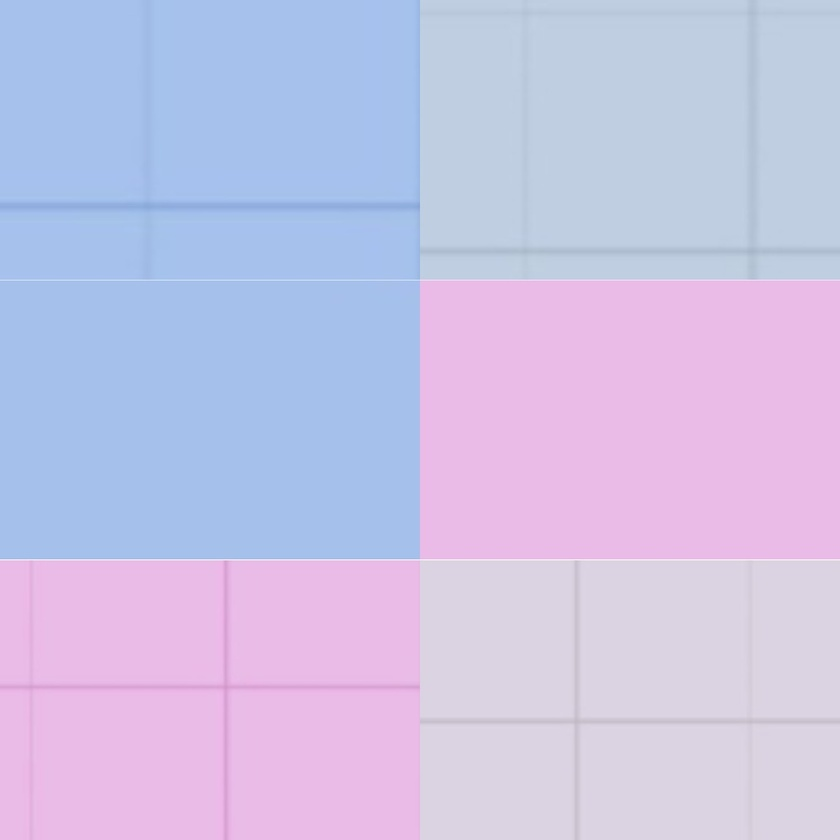
#> input picture background.jpg, 840 x 840 px, shrunk from 1000 x 1000 before the run, found by its file name
$ jupyter execute histogram_mask.ipynb
#> lines starting #> are read from the running program, lines starting #| are printed output that depends on the picture; after the words box and inside, x2 and y2 are one past the last pixel; in counts of white or black regions, pixels touching at a corner belong together; pictures that were not available may be replaced by others from this repository, and a replacement may not be noted
[cell 1]
import pandas as pd
import os
import urllib
import pdb
import cv2
import numpy as np
from matplotlib import pyplot as plt

IMAGE_ROOT = './image'
MASK_ROOT = './mask'
def mkMask(img_root, mask_root):
#> called with img_root = './image', mask_root = './mask'
    garbage = []
    back_image = cv2.imread('./background.jpg')
#> back_image is the input picture: shape (840, 840, 3); mean B, G, R 230.2, 195.5, 201
    hsv = cv2.cvtColor(back_image,cv2.COLOR_BGR2HSV)
#> hsv: shape (840, 840, 3); mean H, S, V 127.2, 51.7, 231.2

    for idx, img_name in enumerate(os.listdir(img_root)):
        path = os.path.join(img_root, img_name)
        path2 = os.path.join(mask_root, img_name)
        img = cv2.imread(path)

        target = cv2.imread(path)
        #hsvt = cv2.cvtColor(target,cv2.COLOR_BGR2HSV)

        try:
            hsvt = cv2.cvtColor(target,cv2.COLOR_BGR2HSV)
        except Exception as e:
            print(img_name)
            garbage.append(img_name)
            #print(garbage)
            continue


        M = cv2.calcHist([hsv],[0, 1], None, [180, 256], [0, 180, 0, 256] )
        I = cv2.calcHist([hsvt],[0, 1], None, [180, 256], [0, 180, 0, 256] )
        R = M/(I+1)
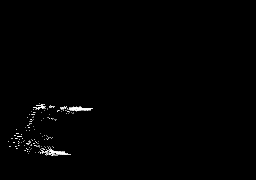
#> R: shape (180, 256) float32; min 0, max 1, mean 0.00786

        h,s,v = cv2.split(hsvt)
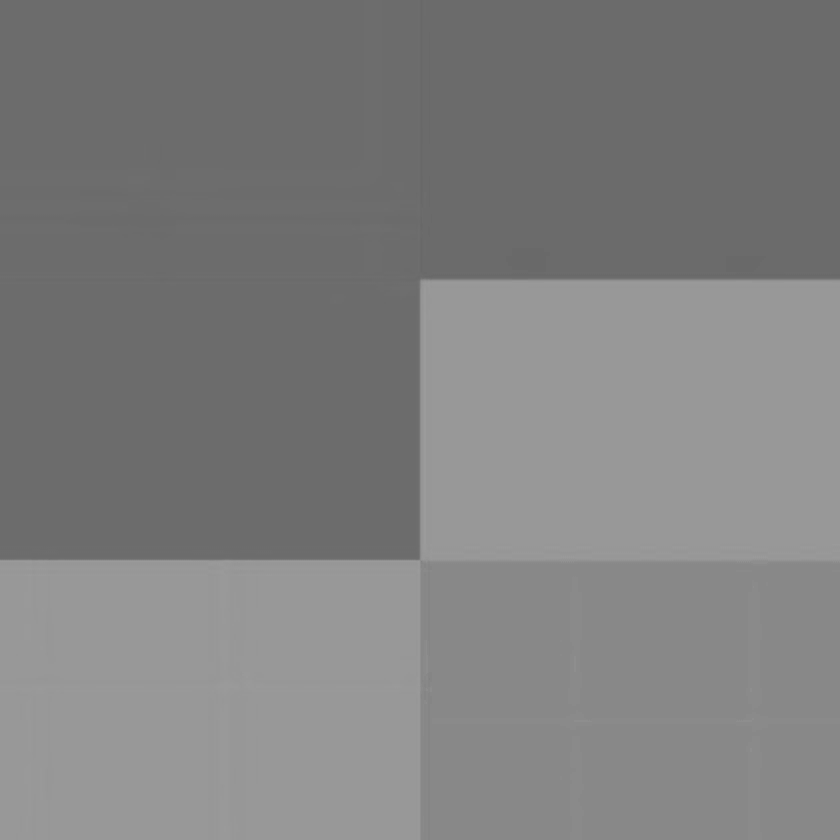
#> h: shape (840, 840); min 103, max 155, mean 127.2
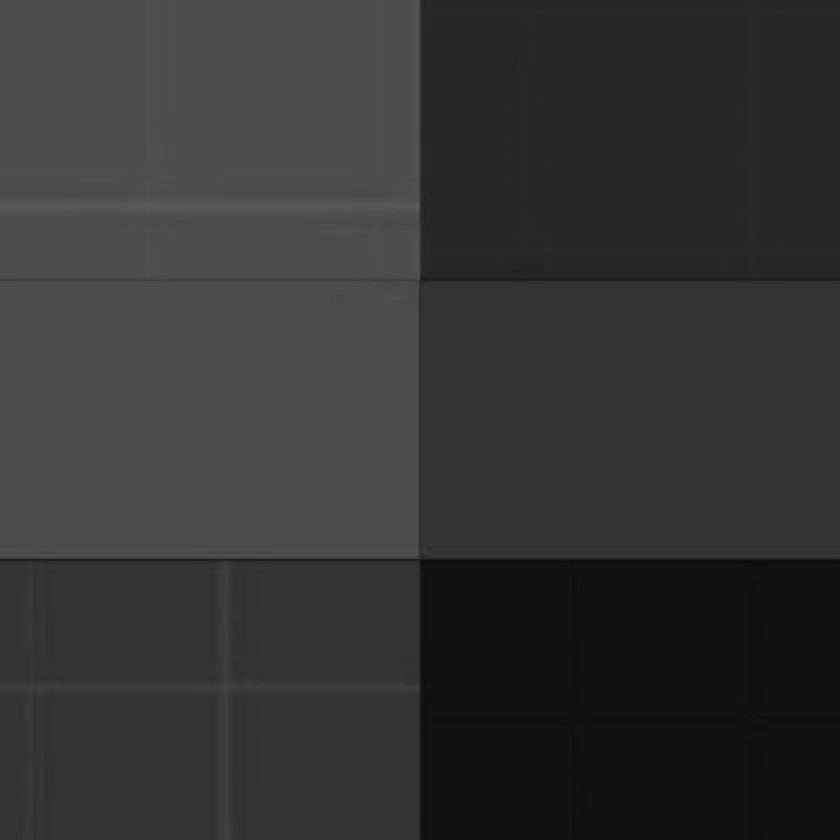
#> s: shape (840, 840); min 8, max 92, mean 51.7
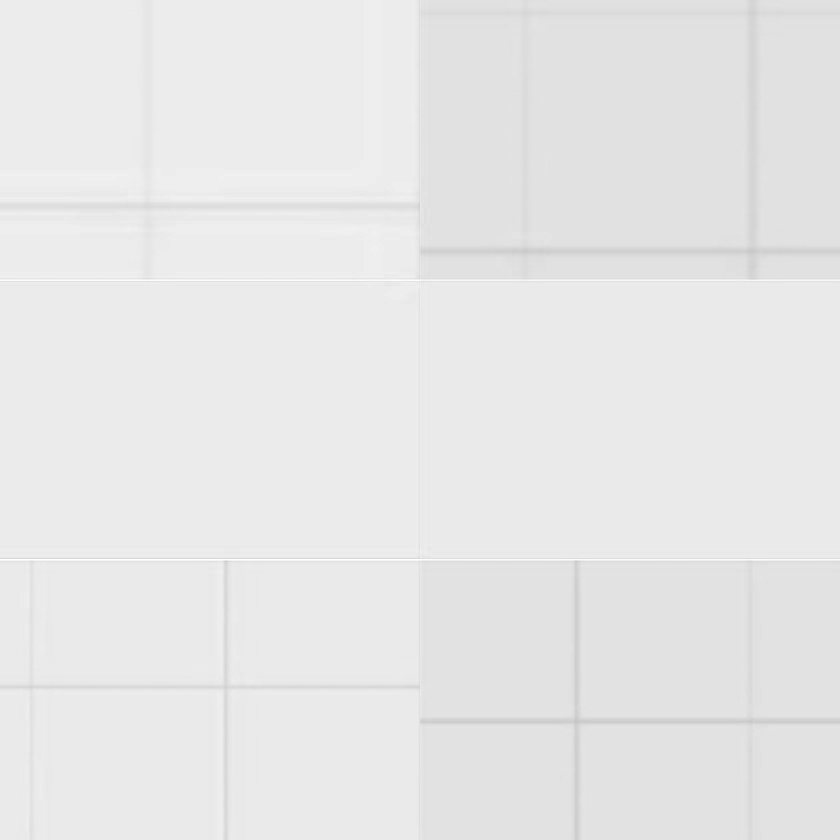
#> v: shape (840, 840); min 197, max 255, mean 231.2
        B = R[h.ravel(),s.ravel()]
        B = np.minimum(B,1)
        B = B.reshape(hsvt.shape[:2])
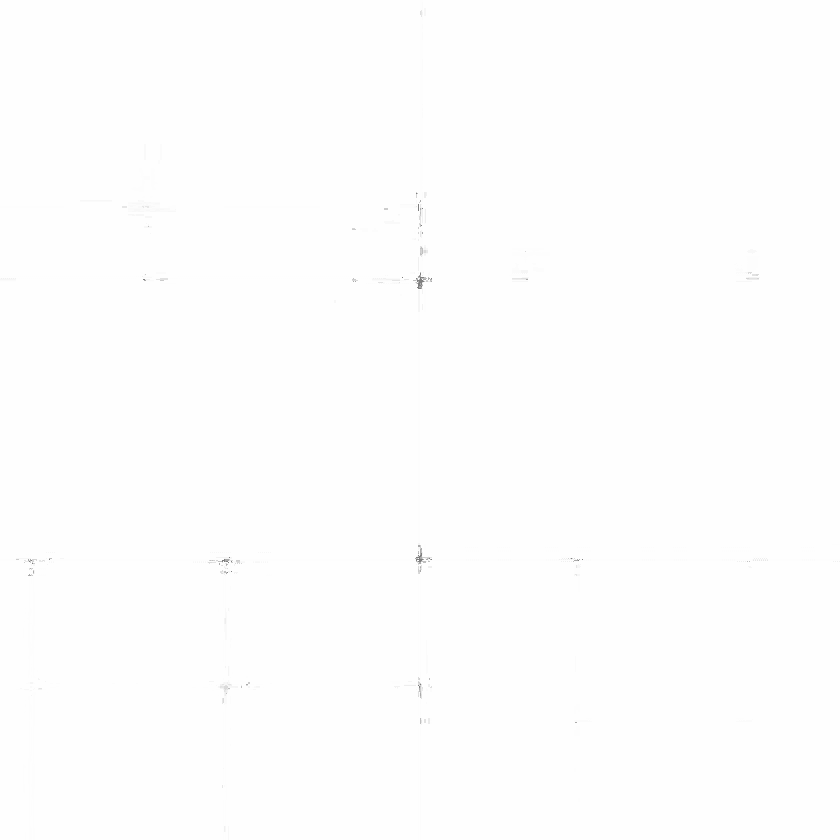
#> B: shape (840, 840) float32; min 0.5, max 1, mean 0.999

        disc = cv2.getStructuringElement(cv2.MORPH_ELLIPSE,(5,5))
        cv2.filter2D(B,-1,disc,B)
        B = np.uint8(B)
        cv2.normalize(B,B,0,255,cv2.NORM_MINMAX)
        ret,thresh = cv2.threshold(B,50,255,0)
#> thresh: shape (840, 840); 100% white; black in thin lines or dots, all inside (x1, y1, x2, y2) = (418, 279, 423, 561)
        thresh = cv2.merge((thresh,thresh,thresh))
        thresh = cv2.bitwise_not(thresh)
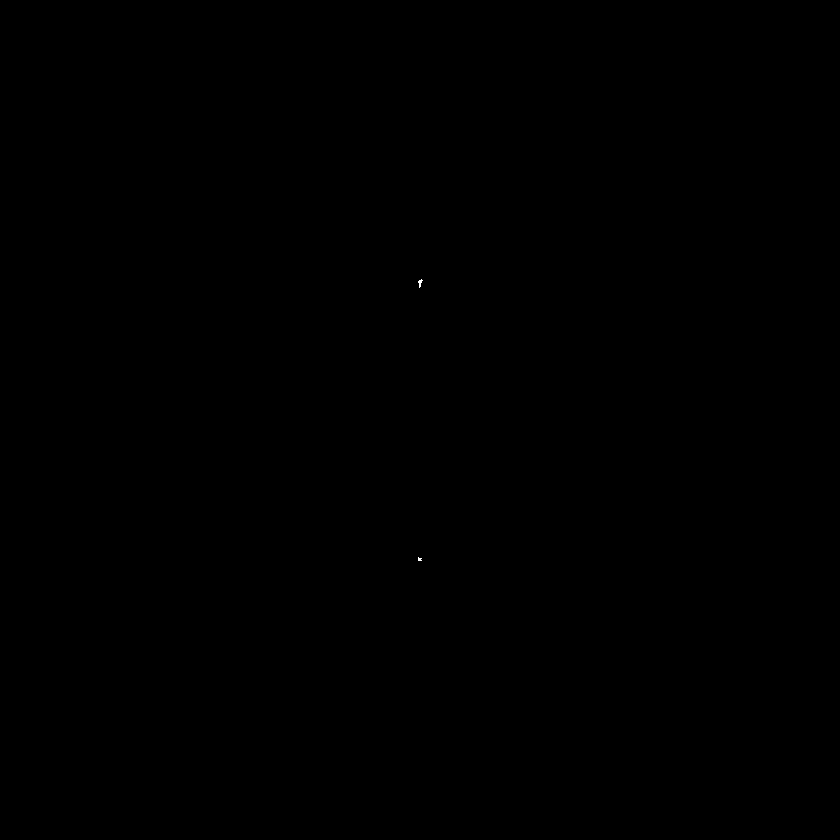
#> thresh: shape (840, 840, 3); 0% white in thin lines or dots, all inside (x1, y1, x2, y2) = (418, 279, 423, 561)
        res = cv2.bitwise_and(target,thresh)

        cv2.imwrite(path2, res)
